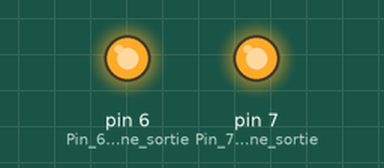
Recording of a sketch running on a simulated Arduino Uno, built with avr-gcc and run on an emulated ATmega328P. On the bench: output pins drawn as LEDs (lit = HIGH).

Above: at 0.5 s.
At 31.0 s:
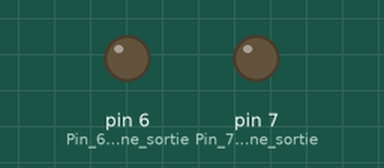
Timing chart, 0 to 79.3 s (numbered marks = the images above):
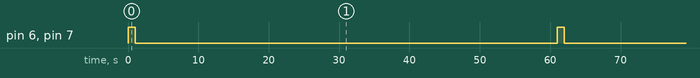

Measured:
- by itself, pin 6 (Pin_6_est_une_sortie), pin 7 (Pin_7_est_une_sortie): alternates HIGH for 1.0 s and LOW for 60.0 s

The sketch:

Exercice_1.ino
```cpp
void setup() {
  // put your setup code here, to run once:
  pinMode (7, OUTPUT); // Pin 7 est une sortie.
  pinMode (6, OUTPUT); // Pin 6 est une sortie.
}

void loop() {
  // put your main code here, to run repeatedly:
  digitalWrite (6, HIGH); // Allumez la LED sur la Broche 6.
   digitalWrite (7, HIGH);// Allumez le buzzer sur la broche 7.
    delay(1000);
    digitalWrite (6, LOW); // Eteindre la LED sur la Broche 6.
   digitalWrite (7, LOW);// Eteindre le buzzer sur la broche 7
    delay(60000);


}
```
